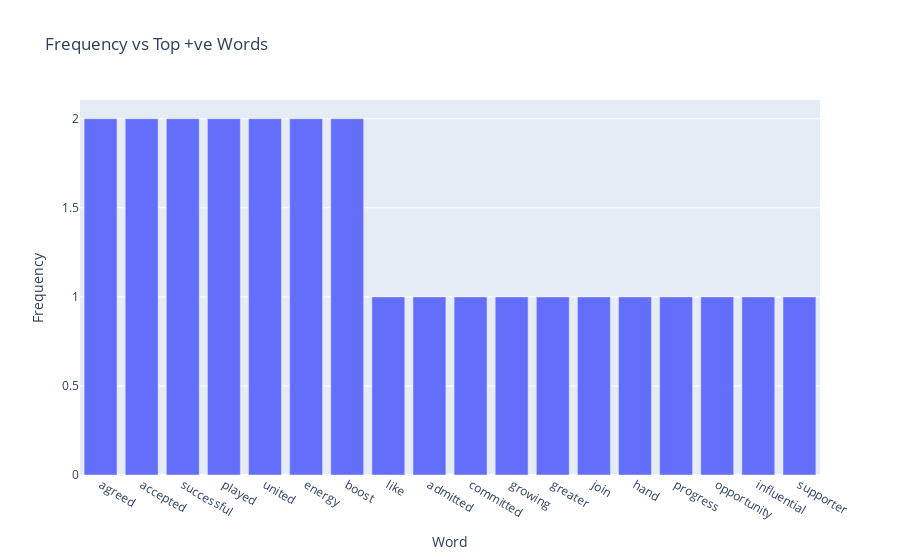
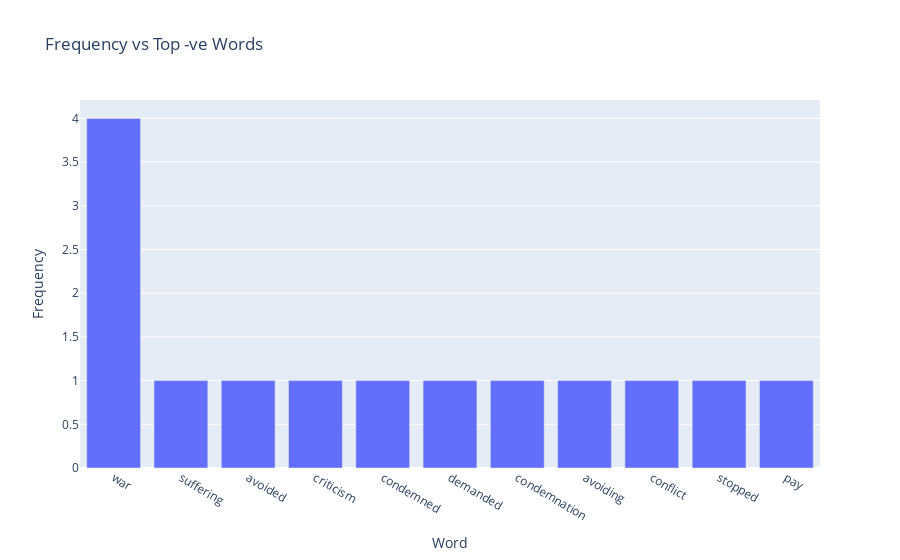
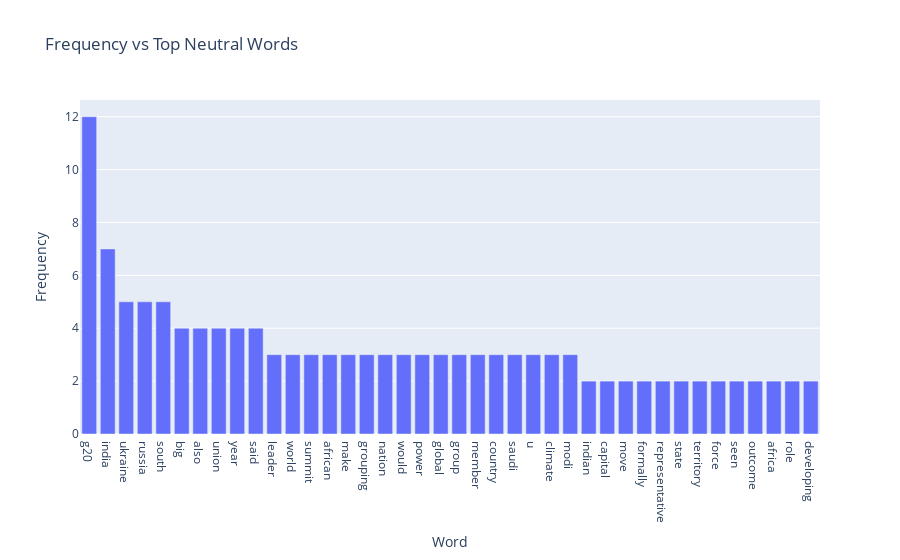

The notebook cell these images were saved under, in order:
### Code cell
positive_figure.show()
negative_figure.show()
neutral_figure.show()

### Figure 1 — Plotly figure (JSON) as saved in the notebook; plotly's stock layout.template omitted (floating-point values rounded to 4 significant figures)
{"data": [{"alignmentgroup": "True", "hovertemplate": "Word=%{x}<br>Frequency=%{y}<extra></extra>", "legendgroup": "", "marker": {"color": "#636efa", "pattern": {"shape": ""}}, "name": "", "offsetgroup": "", "orientation": "v", "showlegend": false, "textposition": "auto", "type": "bar", "x": ["agreed", "accepted", "successful", "played", "united", "energy", "boost", "like", "admitted", "committed", "growing", "greater", "join", "hand", "progress", "opportunity", "influential", "supporter"], "xaxis": "x", "y": [2, 2, 2, 2, 2, 2, 2, 1, 1, 1, 1, 1, 1, 1, 1, 1, 1, 1], "yaxis": "y"}], "layout": {"barmode": "relative", "legend": {"tracegroupgap": 0}, "title": {"text": "Frequency vs Top +ve Words"}, "xaxis": {"anchor": "y", "domain": [0, 1], "title": {"text": "Word"}}, "yaxis": {"anchor": "x", "domain": [0, 1], "title": {"text": "Frequency"}}}}

### Figure 2 — Plotly figure (JSON) as saved in the notebook; plotly's stock layout.template omitted (floating-point values rounded to 4 significant figures)
{"data": [{"alignmentgroup": "True", "hovertemplate": "Word=%{x}<br>Frequency=%{y}<extra></extra>", "legendgroup": "", "marker": {"color": "#636efa", "pattern": {"shape": ""}}, "name": "", "offsetgroup": "", "orientation": "v", "showlegend": false, "textposition": "auto", "type": "bar", "x": ["war", "suffering", "avoided", "criticism", "condemned", "demanded", "condemnation", "avoiding", "conflict", "stopped", "pay"], "xaxis": "x", "y": [4, 1, 1, 1, 1, 1, 1, 1, 1, 1, 1], "yaxis": "y"}], "layout": {"barmode": "relative", "legend": {"tracegroupgap": 0}, "title": {"text": "Frequency vs Top -ve Words"}, "xaxis": {"anchor": "y", "domain": [0, 1], "title": {"text": "Word"}}, "yaxis": {"anchor": "x", "domain": [0, 1], "title": {"text": "Frequency"}}}}

### Figure 3 — Plotly figure (JSON) as saved in the notebook; plotly's stock layout.template omitted (floating-point values rounded to 4 significant figures)
{"data": [{"alignmentgroup": "True", "hovertemplate": "Word=%{x}<br>Frequency=%{y}<extra></extra>", "legendgroup": "", "marker": {"color": "#636efa", "pattern": {"shape": ""}}, "name": "", "offsetgroup": "", "orientation": "v", "showlegend": false, "textposition": "auto", "type": "bar", "x": ["g20", "india", "ukraine", "russia", "south", "big", "also", "union", "year", "said", "leader", "world", "summit", "african", "make", "grouping", "nation", "would", "power", "global", "group", "member", "country", "saudi", "u", "climate", "modi", "indian", "capital", "move", "formally", "representative", "state", "territory", "force", "seen", "outcome", "africa", "role", "developing"], "xaxis": "x", "y": [12, 7, 5, 5, 5, 4, 4, 4, 4, 4, 3, 3, 3, 3, 3, 3, 3, 3, 3, 3, 3, 3, 3, 3, 3, 3, 3, 2, 2, 2, 2, 2, 2, 2, 2, 2, 2, 2, 2, 2], "yaxis": "y"}], "layout": {"barmode": "relative", "legend": {"tracegroupgap": 0}, "title": {"text": "Frequency vs Top Neutral Words"}, "xaxis": {"anchor": "y", "domain": [0, 1], "title": {"text": "Word"}}, "yaxis": {"anchor": "x", "domain": [0, 1], "title": {"text": "Frequency"}}}}
